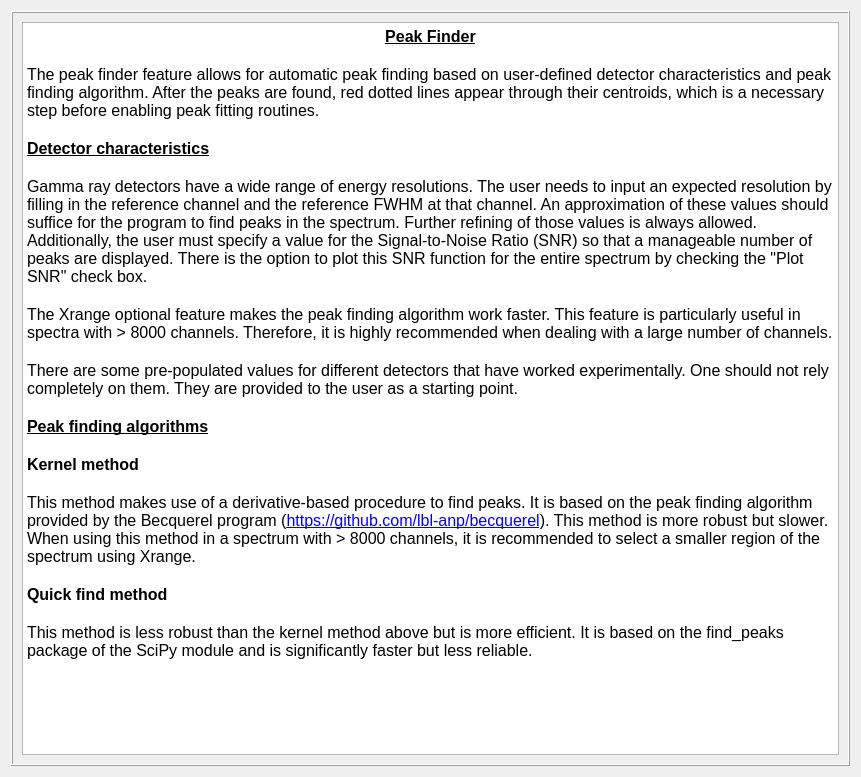
<?xml version="1.0" encoding="UTF-8"?>
<ui version="4.0">
 <class>Dialog</class>
 <widget class="QDialog" name="Dialog">
  <property name="geometry">
   <rect>
    <x>0</x>
    <y>0</y>
    <width>861</width>
    <height>777</height>
   </rect>
  </property>
  <property name="windowTitle">
   <string>Dialog</string>
  </property>
  <layout class="QGridLayout" name="gridLayout">
   <item row="0" column="0">
    <widget class="QFrame" name="frame">
     <property name="frameShape">
      <enum>QFrame::Box</enum>
     </property>
     <property name="frameShadow">
      <enum>QFrame::Raised</enum>
     </property>
     <layout class="QGridLayout" name="gridLayout_2">
      <item row="0" column="0">
       <widget class="QTextEdit" name="textEdit">
        <property name="html">
         <string>&lt;!DOCTYPE HTML PUBLIC &quot;-//W3C//DTD HTML 4.0//EN&quot; &quot;http://www.w3.org/TR/REC-html40/strict.dtd&quot;&gt;
&lt;html&gt;&lt;head&gt;&lt;meta name=&quot;qrichtext&quot; content=&quot;1&quot; /&gt;&lt;style type=&quot;text/css&quot;&gt;
p, li { white-space: pre-wrap; }
&lt;/style&gt;&lt;/head&gt;&lt;body style=&quot; font-family:'MS Shell Dlg 2'; font-size:7.8pt; font-weight:400; font-style:normal;&quot;&gt;
&lt;p align=&quot;center&quot; style=&quot; margin-top:0px; margin-bottom:0px; margin-left:0px; margin-right:0px; -qt-block-indent:0; text-indent:0px;&quot;&gt;&lt;span style=&quot; font-size:12pt; font-weight:600; text-decoration: underline;&quot;&gt;Peak Finder&lt;/span&gt;&lt;/p&gt;
&lt;p align=&quot;center&quot; style=&quot;-qt-paragraph-type:empty; margin-top:0px; margin-bottom:0px; margin-left:0px; margin-right:0px; -qt-block-indent:0; text-indent:0px; font-size:12pt; font-weight:600; text-decoration: underline;&quot;&gt;&lt;br /&gt;&lt;/p&gt;
&lt;p style=&quot; margin-top:0px; margin-bottom:0px; margin-left:0px; margin-right:0px; -qt-block-indent:0; text-indent:0px;&quot;&gt;&lt;span style=&quot; font-size:12pt;&quot;&gt;The peak finder feature allows for automatic peak finding based on user-defined detector characteristics and peak finding algorithm. After the peaks are found, red dotted lines appear through their centroids, which is a necessary step before enabling peak fitting routines.&lt;/span&gt;&lt;/p&gt;
&lt;p style=&quot;-qt-paragraph-type:empty; margin-top:0px; margin-bottom:0px; margin-left:0px; margin-right:0px; -qt-block-indent:0; text-indent:0px; font-size:12pt;&quot;&gt;&lt;br /&gt;&lt;/p&gt;
&lt;p style=&quot; margin-top:0px; margin-bottom:0px; margin-left:0px; margin-right:0px; -qt-block-indent:0; text-indent:0px;&quot;&gt;&lt;span style=&quot; font-size:12pt; font-weight:600; text-decoration: underline;&quot;&gt;Detector characteristics&lt;/span&gt;&lt;/p&gt;
&lt;p style=&quot;-qt-paragraph-type:empty; margin-top:0px; margin-bottom:0px; margin-left:0px; margin-right:0px; -qt-block-indent:0; text-indent:0px; font-size:12pt; font-weight:600; text-decoration: underline;&quot;&gt;&lt;br /&gt;&lt;/p&gt;
&lt;p style=&quot; margin-top:0px; margin-bottom:0px; margin-left:0px; margin-right:0px; -qt-block-indent:0; text-indent:0px;&quot;&gt;&lt;span style=&quot; font-size:12pt;&quot;&gt;Gamma ray detectors have a wide range of energy resolutions. The user needs to input an expected resolution by filling in the reference channel and the reference FWHM at that channel. An approximation of these values should suffice for the program to find peaks in the spectrum. Further refining of those values is always allowed. Additionally, the user must specify a value for the Signal-to-Noise Ratio (SNR) so that a manageable number of peaks are displayed. There is the option to plot this SNR function for the entire spectrum by checking the &amp;quot;Plot SNR&amp;quot; check box.&lt;/span&gt;&lt;/p&gt;
&lt;p style=&quot;-qt-paragraph-type:empty; margin-top:0px; margin-bottom:0px; margin-left:0px; margin-right:0px; -qt-block-indent:0; text-indent:0px; font-size:12pt;&quot;&gt;&lt;br /&gt;&lt;/p&gt;
&lt;p style=&quot; margin-top:0px; margin-bottom:0px; margin-left:0px; margin-right:0px; -qt-block-indent:0; text-indent:0px;&quot;&gt;&lt;span style=&quot; font-size:12pt;&quot;&gt;The Xrange optional feature makes the peak finding algorithm work faster. This feature is particularly useful in spectra with &amp;gt; 8000 channels. Therefore, it is highly recommended when dealing with a large number of channels.&lt;/span&gt;&lt;/p&gt;
&lt;p style=&quot;-qt-paragraph-type:empty; margin-top:0px; margin-bottom:0px; margin-left:0px; margin-right:0px; -qt-block-indent:0; text-indent:0px; font-size:12pt;&quot;&gt;&lt;br /&gt;&lt;/p&gt;
&lt;p style=&quot; margin-top:0px; margin-bottom:0px; margin-left:0px; margin-right:0px; -qt-block-indent:0; text-indent:0px;&quot;&gt;&lt;span style=&quot; font-size:12pt;&quot;&gt;There are some pre-populated values for different detectors that have worked experimentally. One should not rely completely on them. They are provided to the user as a starting point.  &lt;/span&gt;&lt;/p&gt;
&lt;p style=&quot;-qt-paragraph-type:empty; margin-top:0px; margin-bottom:0px; margin-left:0px; margin-right:0px; -qt-block-indent:0; text-indent:0px; font-size:12pt;&quot;&gt;&lt;br /&gt;&lt;/p&gt;
&lt;p style=&quot; margin-top:0px; margin-bottom:0px; margin-left:0px; margin-right:0px; -qt-block-indent:0; text-indent:0px;&quot;&gt;&lt;span style=&quot; font-size:12pt; font-weight:600; text-decoration: underline;&quot;&gt;Peak finding algorithms&lt;/span&gt;&lt;/p&gt;
&lt;p style=&quot;-qt-paragraph-type:empty; margin-top:0px; margin-bottom:0px; margin-left:0px; margin-right:0px; -qt-block-indent:0; text-indent:0px; font-size:12pt; font-weight:600; text-decoration: underline;&quot;&gt;&lt;br /&gt;&lt;/p&gt;
&lt;p style=&quot; margin-top:0px; margin-bottom:0px; margin-left:0px; margin-right:0px; -qt-block-indent:0; text-indent:0px;&quot;&gt;&lt;span style=&quot; font-size:12pt; font-weight:600;&quot;&gt;Kernel method&lt;/span&gt;&lt;/p&gt;
&lt;p style=&quot;-qt-paragraph-type:empty; margin-top:0px; margin-bottom:0px; margin-left:0px; margin-right:0px; -qt-block-indent:0; text-indent:0px; font-size:12pt; font-weight:600;&quot;&gt;&lt;br /&gt;&lt;/p&gt;
&lt;p style=&quot; margin-top:0px; margin-bottom:0px; margin-left:0px; margin-right:0px; -qt-block-indent:0; text-indent:0px;&quot;&gt;&lt;span style=&quot; font-size:12pt;&quot;&gt;This method makes use of a derivative-based procedure to find peaks. It is based on the peak finding algorithm provided by the Becquerel program (&lt;/span&gt;&lt;span style=&quot; font-size:12pt; text-decoration: underline; color:#0000ff;&quot;&gt;https://github.com/lbl-anp/becquerel&lt;/span&gt;&lt;span style=&quot; font-size:12pt;&quot;&gt;). This method is more robust but slower. When using this method in a spectrum with &amp;gt; 8000 channels, it is recommended to select a smaller region of the spectrum using Xrange.&lt;/span&gt;&lt;/p&gt;
&lt;p style=&quot;-qt-paragraph-type:empty; margin-top:0px; margin-bottom:0px; margin-left:0px; margin-right:0px; -qt-block-indent:0; text-indent:0px; font-size:12pt;&quot;&gt;&lt;br /&gt;&lt;/p&gt;
&lt;p style=&quot; margin-top:0px; margin-bottom:0px; margin-left:0px; margin-right:0px; -qt-block-indent:0; text-indent:0px;&quot;&gt;&lt;span style=&quot; font-size:12pt; font-weight:600;&quot;&gt;Quick find method&lt;/span&gt;&lt;/p&gt;
&lt;p style=&quot;-qt-paragraph-type:empty; margin-top:0px; margin-bottom:0px; margin-left:0px; margin-right:0px; -qt-block-indent:0; text-indent:0px; font-size:12pt; font-weight:600;&quot;&gt;&lt;br /&gt;&lt;/p&gt;
&lt;p style=&quot; margin-top:0px; margin-bottom:0px; margin-left:0px; margin-right:0px; -qt-block-indent:0; text-indent:0px;&quot;&gt;&lt;span style=&quot; font-size:12pt;&quot;&gt;This method is less robust than the kernel method above but is more efficient. It is based on the find_peaks package of the SciPy module and is significantly faster but less reliable. &lt;/span&gt;&lt;/p&gt;
&lt;p style=&quot;-qt-paragraph-type:empty; margin-top:0px; margin-bottom:0px; margin-left:0px; margin-right:0px; -qt-block-indent:0; text-indent:0px;&quot;&gt;&lt;br /&gt;&lt;/p&gt;&lt;/body&gt;&lt;/html&gt;</string>
        </property>
       </widget>
      </item>
     </layout>
    </widget>
   </item>
  </layout>
 </widget>
 <resources/>
 <connections/>
</ui>
